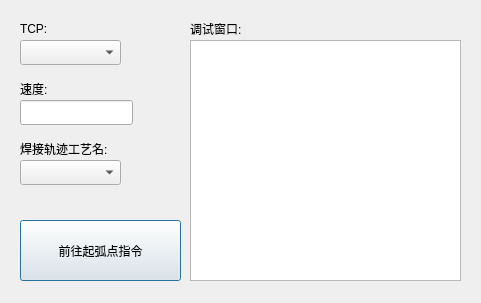
<?xml version="1.0" encoding="UTF-8"?>
<ui version="4.0">
 <class>keygoweldDlg</class>
 <widget class="QDialog" name="keygoweldDlg">
  <property name="geometry">
   <rect>
    <x>0</x>
    <y>0</y>
    <width>481</width>
    <height>303</height>
   </rect>
  </property>
  <property name="windowTitle">
   <string>Dialog</string>
  </property>
  <widget class="QLabel" name="label_3">
   <property name="geometry">
    <rect>
     <x>20</x>
     <y>140</y>
     <width>121</width>
     <height>17</height>
    </rect>
   </property>
   <property name="text">
    <string>焊接轨迹工艺名:</string>
   </property>
  </widget>
  <widget class="QLabel" name="label_2">
   <property name="geometry">
    <rect>
     <x>20</x>
     <y>20</y>
     <width>31</width>
     <height>17</height>
    </rect>
   </property>
   <property name="text">
    <string>TCP:</string>
   </property>
  </widget>
  <widget class="QPushButton" name="pushButton">
   <property name="geometry">
    <rect>
     <x>20</x>
     <y>220</y>
     <width>161</width>
     <height>61</height>
    </rect>
   </property>
   <property name="text">
    <string>前往起弧点指令</string>
   </property>
  </widget>
  <widget class="QTextBrowser" name="record">
   <property name="geometry">
    <rect>
     <x>190</x>
     <y>40</y>
     <width>271</width>
     <height>241</height>
    </rect>
   </property>
  </widget>
  <widget class="QComboBox" name="goweldtcpcombo">
   <property name="geometry">
    <rect>
     <x>20</x>
     <y>40</y>
     <width>101</width>
     <height>25</height>
    </rect>
   </property>
  </widget>
  <widget class="QLabel" name="label">
   <property name="geometry">
    <rect>
     <x>190</x>
     <y>20</y>
     <width>67</width>
     <height>17</height>
    </rect>
   </property>
   <property name="text">
    <string>调试窗口:</string>
   </property>
  </widget>
  <widget class="QComboBox" name="goweldfilenamecombo">
   <property name="geometry">
    <rect>
     <x>20</x>
     <y>160</y>
     <width>101</width>
     <height>25</height>
    </rect>
   </property>
  </widget>
  <widget class="QLabel" name="label_4">
   <property name="geometry">
    <rect>
     <x>20</x>
     <y>80</y>
     <width>41</width>
     <height>17</height>
    </rect>
   </property>
   <property name="text">
    <string>速度:</string>
   </property>
  </widget>
  <widget class="QLineEdit" name="goweldspeedlineEdit">
   <property name="geometry">
    <rect>
     <x>20</x>
     <y>100</y>
     <width>113</width>
     <height>25</height>
    </rect>
   </property>
  </widget>
 </widget>
 <resources/>
 <connections/>
</ui>
